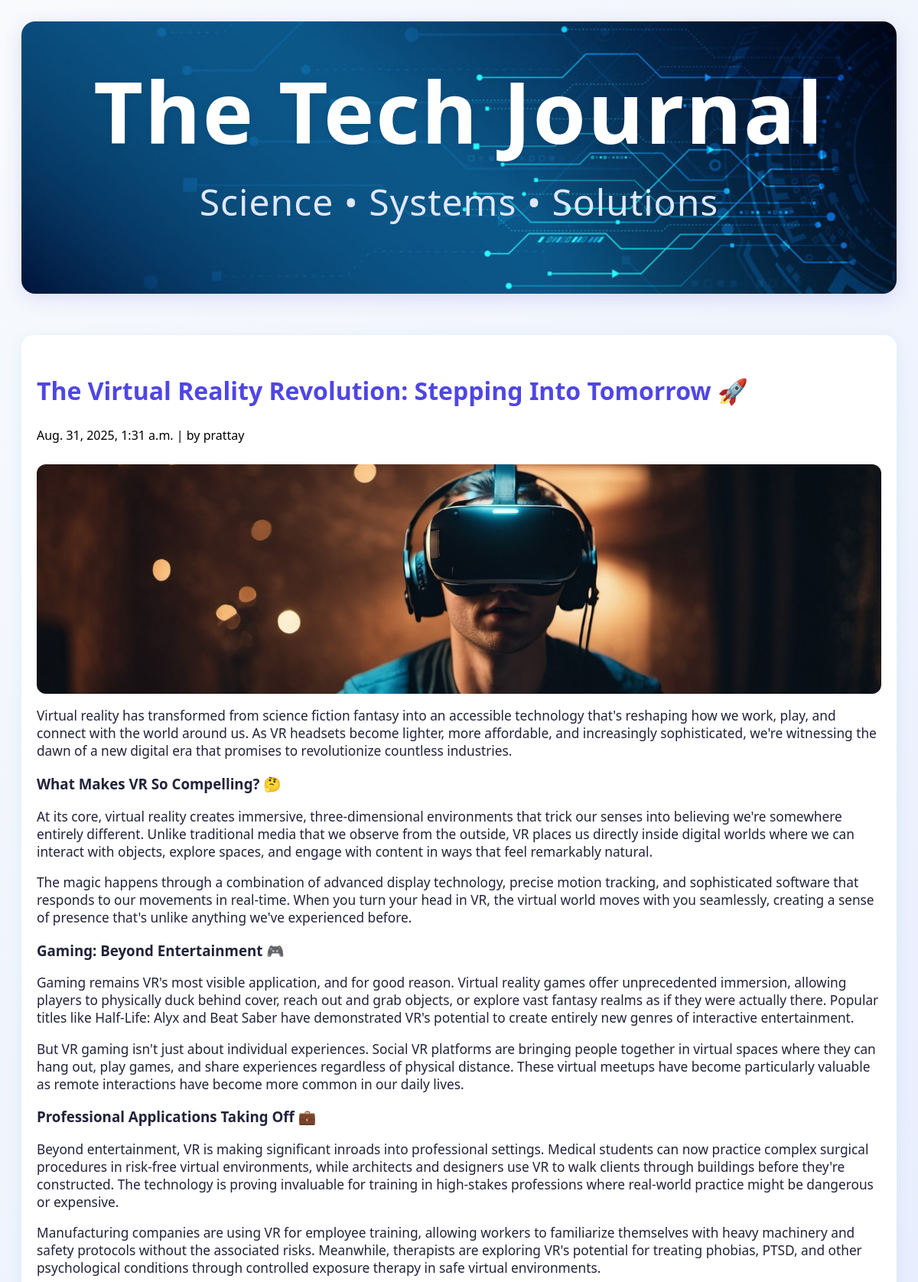
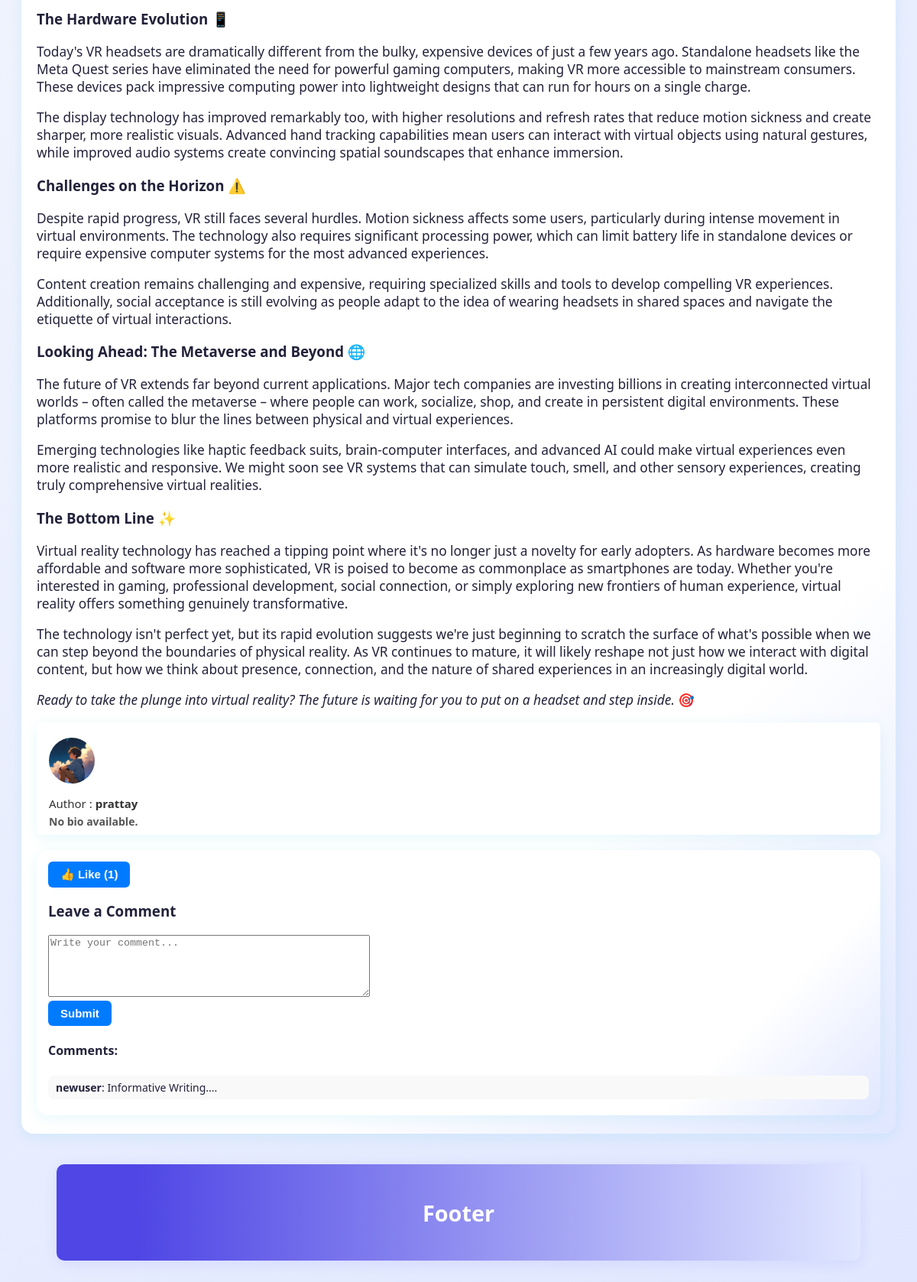
Page /post/9 on the committed database (2 pictures, top to bottom).
### BlogPost/models.py (models this page shows, shortened)
class Post(models.Model):
    title = models.CharField(max_length=200)
    body = CKEditor5Field('body', config_name="default")
    created_at = models.DateTimeField(default=datetime.now, blank=True)
    updated_at = models.DateTimeField(default=datetime.now, blank=True)
    image = models.ImageField(upload_to='blog_images/', null=True, blank=True)
    author = models.ForeignKey(User, on_delete=models.CASCADE, related_name="posts")
    category = models.ForeignKey('Category', on_delete=models.SET_NULL, null=True, related_name="posts")

class Profile(models.Model):
    user = models.OneToOneField(User, on_delete=models.CASCADE)
    profile_name = models.CharField(max_length=100, blank=True, null=True)
    profile_picture = models.ImageField(upload_to='images/profile', default='default-profile.jpg')
    about = models.TextField(blank=True, null=True)
    cover_photo = models.ImageField(upload_to='images/cover', default='default-cover.jpg')

class Comment(models.Model):
    post = models.ForeignKey(Post, on_delete=models.CASCADE, related_name="comments")
    author = models.ForeignKey(User, on_delete=models.CASCADE)
    body = models.TextField()
    created_at = models.DateTimeField(auto_now_add=True)

### BlogPost/views.py (the view)
# urls.py: path('post/<str:pk>', views.post, name = 'post'),
def post(request, pk):
    posts = Post.objects.get(id=pk)
    return render(request, 'posts.html', {'posts': posts})

### templates/posts.html (shortened to what this page needs)
{% load static %}
<!DOCTYPE html>
<html>
<head>
  <link rel="stylesheet" type="text/css" href="{% static 'style.css' %}">
</head>
<body>
<a href="{% url 'index' %}" style="text-decoration: none; color: inherit;">
<div class="header" style="cursor: pointer;">
  <h1>The Tech Journal</h1>
  <p>Science • Systems • Solutions</p>
</div>
</a>
<div class="row">
  <div class="leftcolumn">
    <div class="card">
        <h2>{{ posts.title }}</h2>
        <h5>{{ posts.created_at }} | by {{ posts.author.username }}</h5>
        {% if posts.image %}
          <img src="{{ posts.image.url }}" alt="{{ posts.title }}" class="blog-img" style="height:300px; width:100%; object-fit:cover; border-radius:12px; margin-bottom:16px;">
        {% endif %}
        <div class="post-body">
            {{ posts.body|safe }}
            <div class="author-btn">
              <a href="{% url 'profile' posts.author.username %}" style="text-decoration: none; color: inherit;">
                <img src="{{ posts.author.profile.profile_picture.url }}"
                    alt="{{ posts.author.username }}" >
                <div class="author-info">
                    <p style="margin: 0 0 4px 0; font-size: 15px; color: #333;">
                        <span style="font-weight: 500;">Author :</span>
                        <span style="font-weight: 700;">{{ posts.author.username }}</span>
                    </p>
                    <p style="margin: 0; font-size: 14px; color: #555; text-align: justify;">
                        {{ posts.author.profile.about|default:"No bio available." }}
                    </p>
                </div>
              </a>
            </div>
            <div class="card" style="margin-top: 20px; padding: 15px;">
              <form method="POST" action="{% url 'like_post' posts.id %}" style="margin-bottom: 10px;">
                <button type="submit" class="btn">
                  👍 Like ({{ posts.likes.count }})
                </button>
              </form>
              <h3>Leave a Comment</h3>
              <form method="POST" action="{% url 'add_comment' posts.id %}">
                <textarea name="body" rows="5" cols="50" placeholder="Write your comment..." required></textarea><br>
                <button type="submit" class="btn">Submit</button>
              </form>
              <div class="comments-section" style="margin-top: 20px;">
                <h4>Comments:</h4>
                {% for comment in posts.comments.all %}
                  <div style="display: flex; justify-content: space-between; align-items: center; gap:10px; margin-bottom: 6px; padding: 6px 10px; background: #f9f9f9; border-radius: 8px;">
                    <span style="font-size: 14px;">
                      <strong>{{ comment.author.username }}</strong>: {{ comment.body }}
                    </span>
                  </div>
                {% empty %}
                  <p style="font-size: 14px; color: gray;">No comments yet.</p>
                {% endfor %}
              </div>
            </div>
        </div>
    </div>
  </div>
</div>
<div class="footer" style="background: linear-gradient(90deg, #4f46e5 10%, #e0e7ff 100%);
            align-items: center;
            width: 92%;
            padding: 20px;
            color: white;
            margin: 40px auto 0 auto;  /* centers the footer */
            text-align: center; /* centers text inside */
            border-radius: 10px;">
  <h2>Footer</h2>
</div>
</body>
</html>

### static/style.css (style rules this page uses)
* { box-sizing: border-box; }
body { font-family: 'Segoe UI', Arial, sans-serif; padding: 20px; background: linear-gradient(135deg, #f8fafc 0%, #e0e7ff 100%); color: #22223b; transition: background 0.5s; }
.header { padding: 40px 20px; font-size: 40px; text-align: center; background:url('image/image01.jpg') center/cover, linear-gradient(90deg, #4f46e5 0%, #06b6d4 100%); color: #fff; border-radius: 18px; box-shadow: 0 6px 24px rgba(79, 70, 229, 0.15); margin-bottom: 30px; animation: fadeInDown 1s; transition: box-shadow 0.3s, transform 0.3s; }
.header h1 { margin: 0; font-size: 2.8em; letter-spacing: 2px; font-weight: 700; text-shadow: 0 2px 8px rgba(0,0,0,0.08); }
.header p { margin-top: 10px; font-size: 1.2em; font-weight: 400; letter-spacing: 1px; color: #e0e7ff; }
.row { display: flex; flex-wrap: nowrap; gap: 32px; align-items: flex-start; width: 100%; max-width: 1200px; margin: 0 auto; }
.leftcolumn { flex: 2 1 0; min-width: 0; animation: fadeInLeft 1s; }
.card { background: linear-gradient(135deg, #fff 80%, #e0e7ff 100%); padding: 24px 20px; margin-top: 24px; border-radius: 16px; box-shadow: 0 4px 18px rgba(6, 182, 212, 0.10); transition: box-shadow 0.3s, transform 0.3s; position: relative; overflow: hidden; }
.card h2 { color: #4f46e5; margin-bottom: 10px; }
.card h2 { font-size: 2em; font-weight: 600; }
.card h5 { font-size: 1em; font-weight: 400; color: #000000; }
.card p { color: #22223b; font-size: 1.08em; }
.blog-img { display: block; width: 100%; height: 200px; object-fit: cover; border-radius: 12px; margin-bottom: 16px; }
.post-body img { max-width: 100%; height: auto; margin: 12px 0; }
.footer { padding: 24px; text-align: center; background: linear-gradient(90deg, #4f46e5 0%, #06b6d4 100%); color: #fff; border-radius: 14px; margin-top: 32px; font-size: 1.2em; box-shadow: 0 4px 18px rgba(79, 70, 229, 0.10); animation: fadeInUp 1s; }

### templates/posts.html (style rules this page uses)
.btn { background-color: #007BFF; color: white; border: none; padding: 8px 16px; font-size: 15px; font-weight: bold; border-radius: 6px; cursor: pointer; transition: 0.3s ease; }
.author-btn { background-color: white; color: black; border: none; padding: 8px 16px; font-size: 15px; font-weight: bold; border-radius: 6px; cursor: pointer; transition: 0.3s ease; box-shadow: 0 4px 18px rgba(6, 182, 212, 0.10); }
.author-btn { display: flex; align-items: flex-start; gap: 10px; }
.author-btn img { width: 60px; height: 60px; border-radius: 50%; object-fit: cover; flex-shrink: 0; }

### rows in the picture
Post: title "The Virtual Reality Revolution: Stepping Into Tomorrow 🚀", created_at "Aug. 31, 2025, 1:31 a.m.", author.username "prattay", image (picture), body "Virtual reality has transformed from science fiction fantasy into an accessible technology that's reshaping how we work, play, and connect with the world around us. As VR headsets become lighter, more affordable, and increasingly sophisticated, we're witnessing the dawn of a new digital era that promises to revolutionize countless industries. What Makes VR So Compelling? 🤔 At its core, virtual reality creates immersive, three-dimensional environments that trick our senses into believing we're somewhere entirely different. Unlike traditional media that we observe from the outside, VR places us directly inside digital worlds where we can interact with objects, explore spaces, and engage with…", author.profile.profile_picture (picture), author.profile.about "No bio available.", likes.count "1"
Comment: author.username "newuser", body "Informative Writing...."
